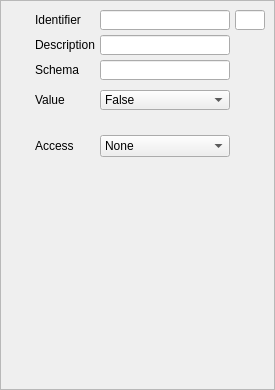
<?xml version="1.0" encoding="UTF-8"?>
<ui version="4.0">
 <class>BooleanView</class>
 <widget class="QFrame" name="BooleanView">
  <property name="geometry">
   <rect>
    <x>0</x>
    <y>0</y>
    <width>275</width>
    <height>390</height>
   </rect>
  </property>
  <property name="sizePolicy">
   <sizepolicy hsizetype="Fixed" vsizetype="Fixed">
    <horstretch>0</horstretch>
    <verstretch>0</verstretch>
   </sizepolicy>
  </property>
  <property name="windowTitle">
   <string>Frame</string>
  </property>
  <property name="frameShape">
   <enum>QFrame::StyledPanel</enum>
  </property>
  <property name="frameShadow">
   <enum>QFrame::Raised</enum>
  </property>
  <widget class="QLineEdit" name="identifierText">
   <property name="geometry">
    <rect>
     <x>100</x>
     <y>10</y>
     <width>130</width>
     <height>20</height>
    </rect>
   </property>
   <property name="readOnly">
    <bool>true</bool>
   </property>
  </widget>
  <widget class="QLineEdit" name="descriptionText">
   <property name="geometry">
    <rect>
     <x>100</x>
     <y>35</y>
     <width>130</width>
     <height>20</height>
    </rect>
   </property>
   <property name="readOnly">
    <bool>false</bool>
   </property>
  </widget>
  <widget class="QLabel" name="label_2">
   <property name="geometry">
    <rect>
     <x>35</x>
     <y>35</y>
     <width>60</width>
     <height>20</height>
    </rect>
   </property>
   <property name="text">
    <string>Description</string>
   </property>
  </widget>
  <widget class="QLabel" name="label">
   <property name="geometry">
    <rect>
     <x>35</x>
     <y>10</y>
     <width>60</width>
     <height>20</height>
    </rect>
   </property>
   <property name="text">
    <string>Identifier</string>
   </property>
  </widget>
  <widget class="QLabel" name="label_6">
   <property name="geometry">
    <rect>
     <x>35</x>
     <y>90</y>
     <width>60</width>
     <height>20</height>
    </rect>
   </property>
   <property name="text">
    <string>Value</string>
   </property>
  </widget>
  <widget class="QLineEdit" name="numberText">
   <property name="geometry">
    <rect>
     <x>235</x>
     <y>10</y>
     <width>30</width>
     <height>20</height>
    </rect>
   </property>
   <property name="readOnly">
    <bool>true</bool>
   </property>
  </widget>
  <widget class="QLabel" name="label_4">
   <property name="geometry">
    <rect>
     <x>10</x>
     <y>40</y>
     <width>16</width>
     <height>16</height>
    </rect>
   </property>
   <property name="text">
    <string/>
   </property>
   <property name="pixmap">
    <pixmap>:/image/Resources/ui-tooltip--exclamation.png</pixmap>
   </property>
  </widget>
  <widget class="QLabel" name="label_3">
   <property name="geometry">
    <rect>
     <x>10</x>
     <y>10</y>
     <width>16</width>
     <height>16</height>
    </rect>
   </property>
   <property name="text">
    <string/>
   </property>
   <property name="pixmap">
    <pixmap resource="TinyEmberPlus.qrc">:/image/resources/ui-tooltip--exclamation.png</pixmap>
   </property>
  </widget>
  <widget class="QLabel" name="label_5">
   <property name="geometry">
    <rect>
     <x>10</x>
     <y>35</y>
     <width>16</width>
     <height>16</height>
    </rect>
   </property>
   <property name="text">
    <string/>
   </property>
   <property name="pixmap">
    <pixmap resource="TinyEmberPlus.qrc">:/image/resources/ui-tooltip-balloon-bottom.png</pixmap>
   </property>
  </widget>
  <widget class="QLabel" name="label_9">
   <property name="geometry">
    <rect>
     <x>10</x>
     <y>90</y>
     <width>16</width>
     <height>16</height>
    </rect>
   </property>
   <property name="text">
    <string/>
   </property>
   <property name="pixmap">
    <pixmap resource="TinyEmberPlus.qrc">:/image/resources/ui-text-area.png</pixmap>
   </property>
  </widget>
  <widget class="QLabel" name="label_12">
   <property name="geometry">
    <rect>
     <x>10</x>
     <y>135</y>
     <width>16</width>
     <height>20</height>
    </rect>
   </property>
   <property name="text">
    <string/>
   </property>
   <property name="pixmap">
    <pixmap resource="TinyEmberPlus.qrc">:/image/resources/lock--pencil.png</pixmap>
   </property>
  </widget>
  <widget class="QLabel" name="label_13">
   <property name="geometry">
    <rect>
     <x>35</x>
     <y>135</y>
     <width>60</width>
     <height>22</height>
    </rect>
   </property>
   <property name="text">
    <string>Access</string>
   </property>
  </widget>
  <widget class="QComboBox" name="accessBox">
   <property name="geometry">
    <rect>
     <x>100</x>
     <y>135</y>
     <width>130</width>
     <height>22</height>
    </rect>
   </property>
   <item>
    <property name="text">
     <string>None</string>
    </property>
    <property name="icon">
     <iconset resource="TinyEmberPlus.qrc">
      <normaloff>:/image/resources/lock.png</normaloff>:/image/resources/lock.png</iconset>
    </property>
   </item>
   <item>
    <property name="text">
     <string>Read</string>
    </property>
    <property name="icon">
     <iconset resource="TinyEmberPlus.qrc">
      <normaloff>:/image/resources/lock--arrow.png</normaloff>:/image/resources/lock--arrow.png</iconset>
    </property>
   </item>
   <item>
    <property name="text">
     <string>Write</string>
    </property>
    <property name="icon">
     <iconset resource="TinyEmberPlus.qrc">
      <normaloff>:/image/resources/lock--pencil.png</normaloff>:/image/resources/lock--pencil.png</iconset>
    </property>
   </item>
   <item>
    <property name="text">
     <string>Read | Write</string>
    </property>
    <property name="icon">
     <iconset resource="TinyEmberPlus.qrc">
      <normaloff>:/image/resources/lock-unlock.png</normaloff>:/image/resources/lock-unlock.png</iconset>
    </property>
   </item>
  </widget>
  <widget class="QComboBox" name="valueBox">
   <property name="geometry">
    <rect>
     <x>100</x>
     <y>90</y>
     <width>130</width>
     <height>20</height>
    </rect>
   </property>
   <item>
    <property name="text">
     <string>False</string>
    </property>
   </item>
   <item>
    <property name="text">
     <string>True</string>
    </property>
   </item>
  </widget>
  <widget class="QLineEdit" name="schemaText">
   <property name="geometry">
    <rect>
     <x>100</x>
     <y>60</y>
     <width>130</width>
     <height>20</height>
    </rect>
   </property>
   <property name="readOnly">
    <bool>false</bool>
   </property>
  </widget>
  <widget class="QLabel" name="label_7">
   <property name="geometry">
    <rect>
     <x>35</x>
     <y>60</y>
     <width>60</width>
     <height>20</height>
    </rect>
   </property>
   <property name="text">
    <string>Schema</string>
   </property>
  </widget>
 </widget>
 <resources>
  <include location="TinyEmberPlus.qrc"/>
 </resources>
 <connections>
  <connection>
   <sender>descriptionText</sender>
   <signal>editingFinished()</signal>
   <receiver>BooleanView</receiver>
   <slot>updateDescription()</slot>
   <hints>
    <hint type="sourcelabel">
     <x>136</x>
     <y>44</y>
    </hint>
    <hint type="destinationlabel">
     <x>124</x>
     <y>74</y>
    </hint>
   </hints>
  </connection>
  <connection>
   <sender>accessBox</sender>
   <signal>currentIndexChanged(int)</signal>
   <receiver>BooleanView</receiver>
   <slot>updateAccess(int)</slot>
   <hints>
    <hint type="sourcelabel">
     <x>149</x>
     <y>160</y>
    </hint>
    <hint type="destinationlabel">
     <x>137</x>
     <y>86</y>
    </hint>
   </hints>
  </connection>
  <connection>
   <sender>valueBox</sender>
   <signal>currentIndexChanged(int)</signal>
   <receiver>BooleanView</receiver>
   <slot>updateValue(int)</slot>
   <hints>
    <hint type="sourcelabel">
     <x>164</x>
     <y>69</y>
    </hint>
    <hint type="destinationlabel">
     <x>137</x>
     <y>194</y>
    </hint>
   </hints>
  </connection>
  <connection>
   <sender>schemaText</sender>
   <signal>editingFinished()</signal>
   <receiver>BooleanView</receiver>
   <slot>udpateSchema()</slot>
   <hints>
    <hint type="sourcelabel">
     <x>164</x>
     <y>69</y>
    </hint>
    <hint type="destinationlabel">
     <x>137</x>
     <y>194</y>
    </hint>
   </hints>
  </connection>
 </connections>
 <slots>
  <slot>updateUi()</slot>
  <slot>updateValue(int)</slot>
  <slot>updateDescription()</slot>
  <slot>updateAccess(int)</slot>
  <slot>udpateSchema()</slot>
 </slots>
</ui>
